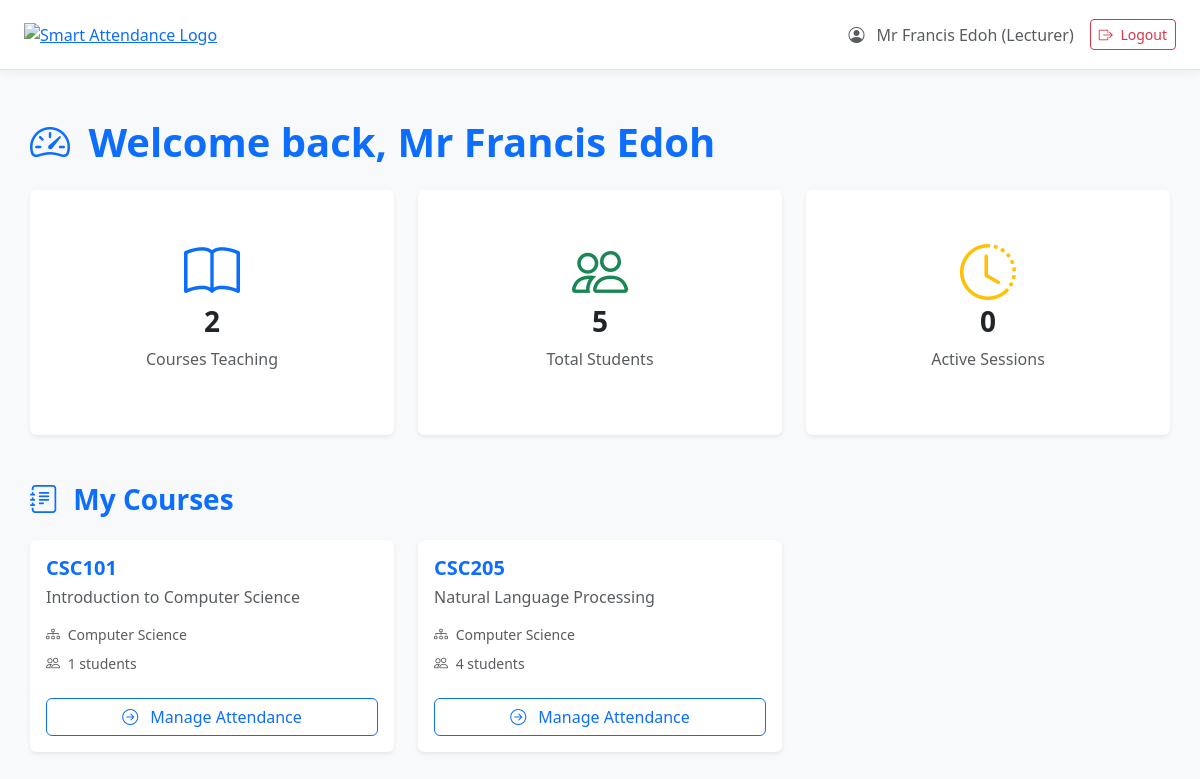
Screenshot of /lecturer (signed in) with the database file from the repository.
### models.py (models this page shows)
class User(db.Model, UserMixin):
    id = db.Column(db.Integer, primary_key=True)
    matric_number = db.Column(db.String(50), unique=True, nullable=True)  # Students only
    username = db.Column(db.String(80), unique=True, nullable=True)       # Lecturers/Admin
    password_hash = db.Column(db.String(128), nullable=False)
    name = db.Column(db.String(100), nullable=False)
    role = db.Column(db.String(20), nullable=False)  # 'admin', 'lecturer', 'student'
    department_id = db.Column(db.Integer, db.ForeignKey('department.id'), nullable=True)
    current_level = db.Column(db.Integer, nullable=True)  # Students only
    department = db.relationship('Department', backref='users')

class Course(db.Model):
    id = db.Column(db.Integer, primary_key=True)
    code = db.Column(db.String(20), nullable=False)
    title = db.Column(db.String(100), nullable=False)
    department_id = db.Column(db.Integer, db.ForeignKey('department.id'), nullable=False)
    level = db.Column(db.Integer, nullable=False)
    lecturer_id = db.Column(db.Integer, db.ForeignKey('user.id'), nullable=False)
    __table_args__ = (db.UniqueConstraint('code', 'department_id', 'level'),)
    lecturer = db.relationship('User', backref=db.backref('taught_courses', lazy='dynamic'))
    department_rel = db.relationship('Department', backref='courses')
    enrollments = db.relationship('Enrollment', back_populates='course', lazy='dynamic')

class Department(db.Model):
    id = db.Column(db.Integer, primary_key=True)
    name = db.Column(db.String(100), nullable=False)
    faculty_id = db.Column(db.Integer, db.ForeignKey('faculty.id'), nullable=False)
    levels = db.Column(db.Integer, default=4)
    __table_args__ = (db.UniqueConstraint('name', 'faculty_id', name='unique_dept_faculty'),)

### app.py (the view)
@app.route('/lecturer')
@login_required
def lecturer_dashboard():
    if current_user.role != 'lecturer':
        flash('Access denied.', 'danger')
        return redirect(url_for('dashboard'))
    courses = Course.query.filter_by(lecturer_id=current_user.id).all()
    total_students = 0
    for course in courses:
        course.enrolled_count = course.enrollments.count()
        total_students += course.enrolled_count
    course_ids = [c.id for c in courses]
    if course_ids:
        active_sessions = AttendanceSession.query.filter(
            AttendanceSession.course_id.in_(course_ids),
            AttendanceSession.is_open == True
            ).all()
    else:
        active_sessions = []
    return render_template('lecturer/dashboard.html',
                          courses=courses,
                          total_students=total_students,
                          active_sessions=active_sessions)

### app.py (called while the page is built)
@login_manager.user_loader
def load_user(user_id):
    return User.query.get(int(user_id))

### templates/lecturer/dashboard.html (shortened to what this page needs)
{% extends "base.html" %}
{% block content %}
<h1 class="text-primary fw-bold mb-4">
    <i class="bi bi-speedometer2 me-2"></i> Welcome back, {{ current_user.name }}
</h1>
<div class="row g-4 mb-5">
    <div class="col-md-4">
        <div class="card text-center border-0 shadow-sm">
            <div class="card-body py-5">
                <i class="bi bi-book display-4 text-primary mb-3"></i>
                <h3 class="fw-bold">{{ courses|length }}</h3>
                <p class="text-muted">Courses Teaching</p>
            </div>
        </div>
    </div>
    <div class="col-md-4">
        <div class="card text-center border-0 shadow-sm">
            <div class="card-body py-5">
                <i class="bi bi-people display-4 text-success mb-3"></i>
                <h3 class="fw-bold">{{ total_students }}</h3>
                <p class="text-muted">Total Students</p>
            </div>
        </div>
    </div>
    <div class="col-md-4">
        <div class="card text-center border-0 shadow-sm">
            <div class="card-body py-5">
                <i class="bi bi-clock-history display-4 text-warning mb-3"></i>
                <h3 class="fw-bold">{{ active_sessions|length }}</h3>
                <p class="text-muted">Active Sessions</p>
            </div>
        </div>
    </div>
</div>
<h3 class="mb-4 text-primary fw-bold">
    <i class="bi bi-journal-text me-2"></i> My Courses
</h3>
<div class="row g-4">
    {% if courses %}
        {% for course in courses %}
        <div class="col-md-6 col-lg-4">
            <div class="card h-100 hover-shadow border-0 shadow-sm">
                <div class="card-body d-flex flex-column">
                    <h5 class="fw-bold text-primary">{{ course.code }}</h5>
                    <h6 class="text-muted mb-3">{{ course.title }}</h6>
                    <p class="small text-muted mb-2">
                        <i class="bi bi-diagram-3 me-1"></i> {{ course.department_rel.name }}
                    </p>
                    <p class="small text-muted mb-4">
                        <i class="bi bi-people me-1"></i> {{ course.enrolled_count }} students
                    </p>
                    <a href="{{ url_for('lecturer_course_detail', course_id=course.id) }}"
                       class="btn btn-outline-primary mt-auto">
                        <i class="bi bi-arrow-right-circle me-2"></i> Manage Attendance
                    </a>
                </div>
            </div>
        </div>
        {% endfor %}
    {% endif %}
</div>
{% endblock %}

### templates/base.html (shortened to what this page needs)
<!DOCTYPE html>
<html lang="en">
<head>
    <link href="https://cdn.jsdelivr.net/npm/bootstrap@5.3.2/dist/css/bootstrap.min.css" rel="stylesheet">
    <link href="https://cdn.jsdelivr.net/npm/bootstrap-icons@1.11.0/font/bootstrap-icons.css" rel="stylesheet">
</head>
<body>
    {% if current_user.is_authenticated %}
        <div class="top-navbar border-bottom d-flex align-items-center px-4">
            <div class="me-4">
                <a href="{% if current_user.role == 'admin' %}{{ url_for('admin_overview') }}
                         {% elif current_user.role == 'lecturer' %}{{ url_for('lecturer_dashboard') }}
                         {% elif current_user.role == 'student' %}{{ url_for('student_dashboard') }}{% endif %}">
                    <img src="{{ url_for('static', filename='logo.png') }}"
                         alt="Smart Attendance Logo"
                         class="logo-img">
                </a>
            </div>
            <div class="ms-auto d-flex align-items-center gap-3">
                <span class="text-muted">
                    <i class="bi bi-person-circle me-2"></i>
                    {{ current_user.name }} ({{ current_user.role|capitalize }})
                </span>
                <a href="{{ url_for('logout') }}" class="btn btn-outline-danger btn-sm">
                    <i class="bi bi-box-arrow-right me-1"></i> Logout
                </a>
            </div>
        </div>
    {% endif %}
    <div class="{% if current_user.role == 'admin' %}main-content{% endif %}">
        <div class="content-area pt-5">
            {% block content %}{% endblock %}
        </div>
    </div>
</body>
</html>

### templates/base.html (style rules this page uses)
body { background-color: #f8f9fa; }
.top-navbar { height: 70px; background: white; box-shadow: 0 2px 10px rgba(0,0,0,0.05); }
.content-area { padding: 30px; }
.logo-img { height: 40px; object-fit: contain; }

### rows the page displays
User: name "Mr Francis Edoh", role "Lecturer"
Course: code "CSC101", title "Introduction to Computer Science", department_rel.name "Computer Science", enrolled_count "1"
Course: code "CSC205", title "Natural Language Processing", department_rel.name "Computer Science", enrolled_count "4"

### other values shown
{{ courses|length }} "2"
{{ total_students }} "5"
{{ active_sessions|length }} "0"
